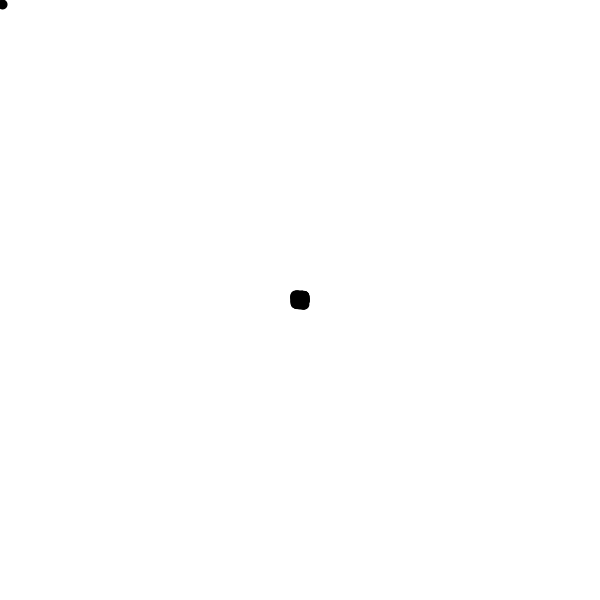
Frame 1 (no input)
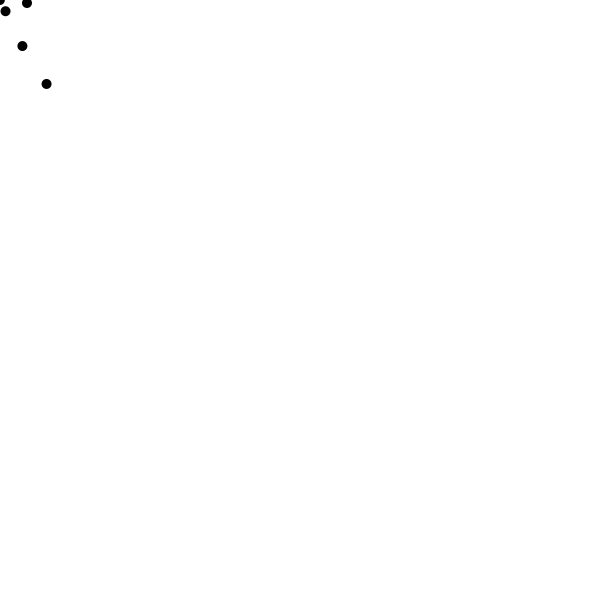
Frame 60 (the mouse pressed at the canvas centre just before this capture)
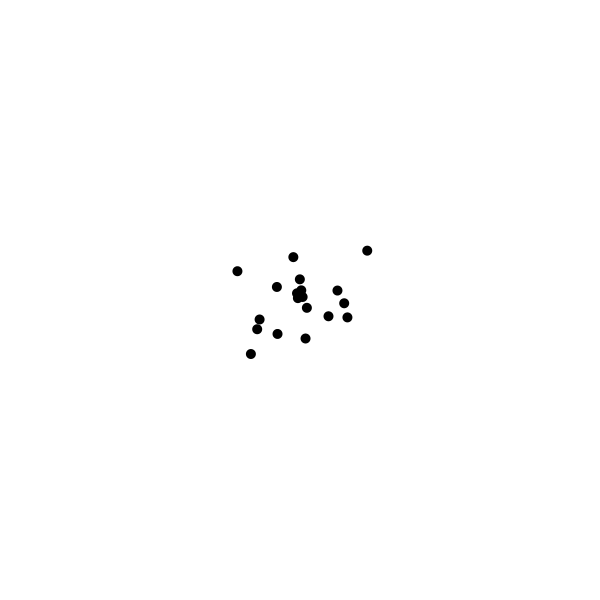
Frame 120 (the mouse held since frame 60 and released just before this capture)

The Processing sketch that drew these frames (run headless with seeded random() and noise(); from frame 60 on, the mouse is pressed at the canvas centre):

// Processing sketch: vla_agents_life
// ── vla_agents_life.pde
// 可変長配列でエージェント100体（寿命つき）

// エージェントの位置を覚えておくための配列
FloatList x;
FloatList y;
// 速度用の配列
FloatList vx;
FloatList vy;
// 寿命の配列
FloatList life;

void setup() {
  size(600, 600);
  noStroke();
  fill(0);

  // 可変長配列を初期化
  x = new FloatList();
  y = new FloatList();
  vx = new FloatList();
  vy = new FloatList();
  life = new FloatList();

  // エージェントの初期位置を設定
  for (int i = 0; i < 100; i++) {
    x.append(width / 2);
    y.append(height / 2);

    // 速度もランダムに設定
    vx.append(random(-5, 5));
    vy.append(random(-5, 5));

    // 寿命を設定
    life.append(1);
  }
}

void draw() {
  background(255);

  // 新たなエージェントを追加
  x.append(mouseX);
  y.append(mouseY);
  // 速度もランダムに設定
  vx.append(random(-5, 5));
  vy.append(random(-5, 5));
  // 寿命を設定
  life.append(1);

  // ループ変数 i を 0 から個数ぶんまで増やしていく
  // ＝すべてのエージェントについて処理する
  for (int i = 0; i < x.size(); i++) {
    // i番目のエージェントに重力を加える
    vy.add(i, 0.2);

    // i番目のエージェントの位置をずらす
    x.add(i, vx.get(i));
    y.add(i, vy.get(i));

    // i番目のエージェントの寿命を減らす
    life.sub(i, 0.05);

    // 寿命が残っているときだけ、i番目のエージェントを描く
    if (life.get(i) > 0) {
      ellipse(x.get(i), y.get(i), 10, 10);
    }
  }
}
